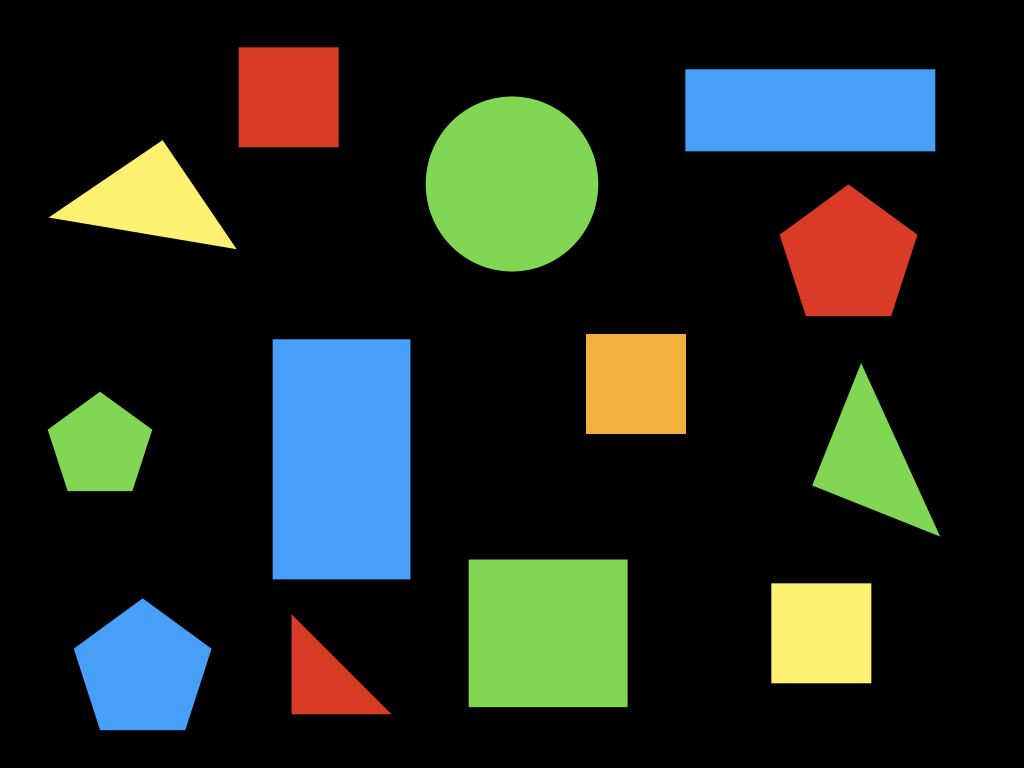
#> input picture shape_color_detector/image.png, 1024 x 768 px
$ python detectshapes.py
#> lines starting #> are read from the running program, lines starting #| are printed output that depends on the picture; after the words box and inside, x2 and y2 are one past the last pixel; in counts of white or black regions, pixels touching at a corner belong together
### shape_color_detector/classes/colorlabeler.py
from scipy.spatial import distance as dist
from collections import OrderedDict
import numpy as np
import cv2

class ColorLabeler:
    def __init__(self):
        colors = OrderedDict({
            "red": (0, 0, 255),
            "green": (0, 255, 0),
            "blue": (255, 0, 0),
            "yellow": (0, 255, 255),
            "orange": (0, 70, 255)
        })

        # allocate memory for L*a*b*,. then initialize color names list
        self.lab = np.zeros((len(colors), 1, 3), dtype="uint8")
        self.colorNames = []

        for (i, (name, rgb)) in enumerate(colors.items()):
            self.lab[i] = rgb
            self.colorNames.append(name)

        # convert L*a*b* array from RGB color space to L*a*b*
        self.lab = cv2.cvtColor(self.lab, cv2.COLOR_BGR2LAB)

    def label(self, image, c):
        mask = np.zeros(image.shape[:2], dtype="uint8")
        cv2.drawContours(mask, [c], -1, 255, -1)
        mask = cv2.erode(mask, None, iterations=2)
        mean = cv2.mean(image, mask=mask)[:3]

        minDist = (np.inf, None)  # minimum distance

        for (i, row) in enumerate(self.lab):
            # compute distance between current L*a*b* color value and mean
            d = dist.euclidean(row[0], mean)
            if d < minDist[0]:
                minDist = (d, i)

        return self.colorNames[minDist[1]]

### shape_color_detector/classes/shapedetector.py
import cv2

class ShapeDetector:
    def __init__(self):
        pass                # skip init part

    def detect(self, contour):
        shape = "unidentified"
        peri = cv2.arcLength(contour, True)
        approx = cv2.approxPolyDP(contour, 0.04 * peri, True) # Douglas–Peucker algorithm
        # Contour approximation is predicated on the assumption that a curve
        # can be approximated by a series of short line segments

        # triangle -> 3 vertices
        if len(approx) == 3:
            shape = "triangle"

        # 4 vertices -> square/rectangle
        elif len(approx) == 4:
            (x, y, w, h) = cv2.boundingRect(approx)
            ar = w / float(h)

            # square will have aspect ratio that is approx. equal to one
            shape = "square" if ar >= 0.95 and ar <= 1.05 else "rectangle"

        elif len(approx) == 5:
            shape = "pentagon"

        else:
            shape = "circle"

        return shape

### shape_color_detector/detectshapes.py
from classes.shapedetector import ShapeDetector
from classes.colorlabeler import ColorLabeler
import imutils
import cv2

image = cv2.imread('image.png', cv2.IMREAD_UNCHANGED)
#> image is the input picture: shape (768, 1024, 4); mean B, G, R, A 32.4, 40.8, 33.2, 255

blurred = cv2.GaussianBlur(image, (5, 5), 0)
gray = cv2.cvtColor(blurred, cv2.COLOR_BGR2GRAY)
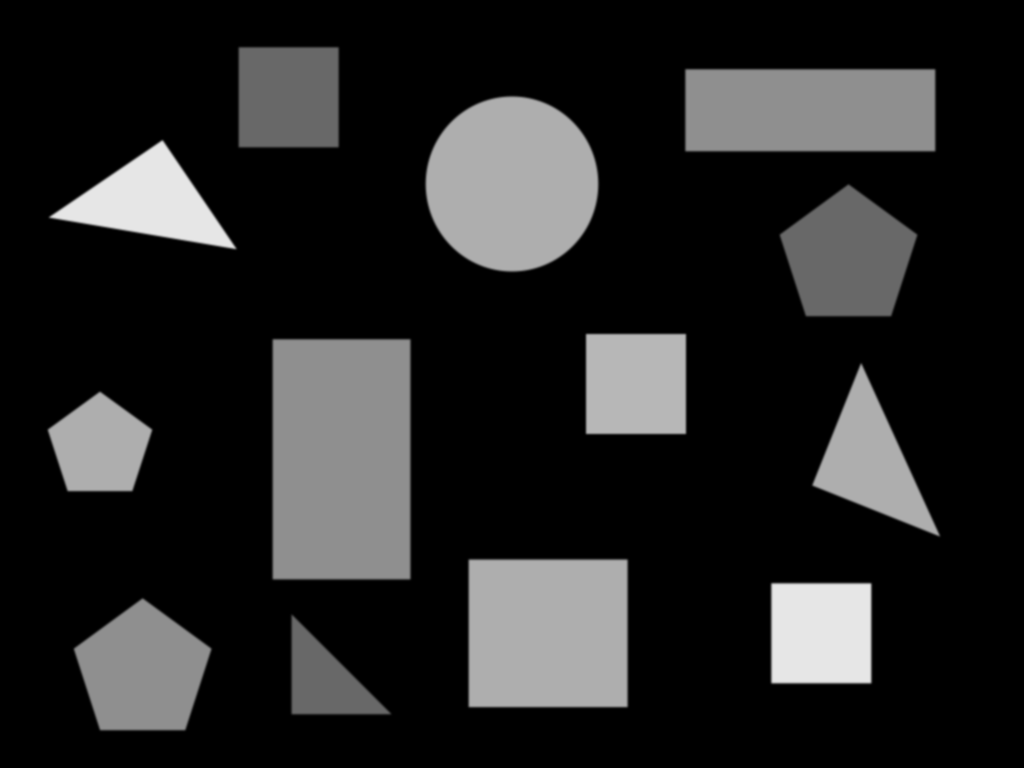
#> gray: shape (768, 1024); min 0, max 230, mean 37.6
lab = cv2.cvtColor(blurred, cv2.COLOR_BGR2LAB)
#> lab: shape (768, 1024, 3); mean of channels 0, 1, 2 42.6, 126.3, 132.1
thresh = cv2.threshold(gray, 60, 255, cv2.THRESH_BINARY)[1]
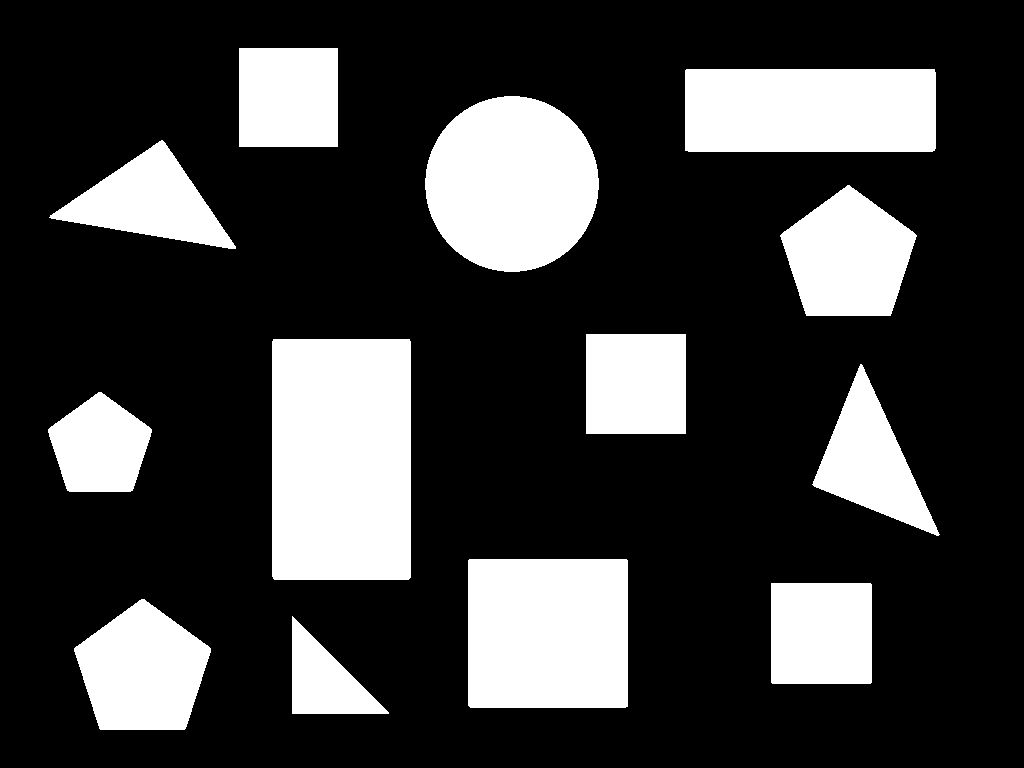
#> thresh: shape (768, 1024); 23.9% white; 13 white regions

cnts = cv2.findContours(thresh.copy(), cv2.RETR_EXTERNAL, cv2.CHAIN_APPROX_SIMPLE)
#> cnts = 13 contours; largest, box (x1, y1, x2, y2) and area: (272, 339, 411, 580) 33112, (425, 96, 599, 272) 23713, (468, 559, 628, 708) 23528, (685, 69, 936, 152) 20490, (74, 599, 211, 730) 12416
cnts = imutils.grab_contours(cnts)

sd = ShapeDetector()
cl = ColorLabeler()

for c in cnts:
    # compute center of contour
    M = cv2.moments(c)
    cX = int(M["m10"] / (M["m00"] + 1e-7))
    cY = int(M["m01"] / (M["m00"] + 1e-7))

    # find shape of contour/object
    shape = sd.detect(c)
    color = cl.label(lab, c)

    c = c.astype("float")
    c = c.astype("int")
    text = "{} {}".format(color, shape)

    # draw contour and put text
    cv2.drawContours(image, [c], -1, (0, 255, 0), 2)
    cv2.putText(image, text, (cX, cY), cv2.FONT_HERSHEY_SIMPLEX, 0.5, (255, 255, 255), 2)

    cv2.imshow("image", image)
    cv2.waitKey(0)
#> this loop made 13 passes
#> (cX, cY, shape, peri in detect, approx in detect, x in detect, y in detect, w in detect) on passes 3, 4, 7, 8, 12, 13: (820, 632, 'square', 398.2, [[771, 583], [771, 682], [870, 683], [871, 584]], 771, 583, 101), (547, 632, 'rectangle', 611.1, [[468, 560], [470, 707], [627, 706], [626, 559]], 468, 559, 160), (341, 458, 'rectangle', 752.5, [[273, 339], [273, 578], [408, 579], [409, 339]], 273, 339, 137), (635, 383, 'square', 396, [[586, 334], [586, 433], [685, 433], [685, 334]], 586, 334, 100), (809, 109, 'rectangle', 661.1, [[685, 70], [688, 151], [935, 148], [934, 69]], 685, 69, 251), (287, 96, 'square', 392, [[239, 48], [239, 146], [337, 146], [337, 48]], 239, 48, 99)
#> (cX, cY, shape, peri in detect, mean in label, color, text) on passes 2, 5, 9, 11: (142, 670, 'pentagon', 444.1, (164, 131, 76), 'blue', 'blue pentagon'), (99, 446, 'pentagon', 337.2, (198.9, 80.02, 183), 'green', 'green pentagon'), (848, 256, 'pentagon', 443, (127, 188, 176), 'red', 'red pentagon'), (511, 183, 'circle', 576.5, (199, 80, 183), 'green', 'green circle')
#> pass 1, in label, `mask = cv2.erode(mask, None, iterations=2)`:
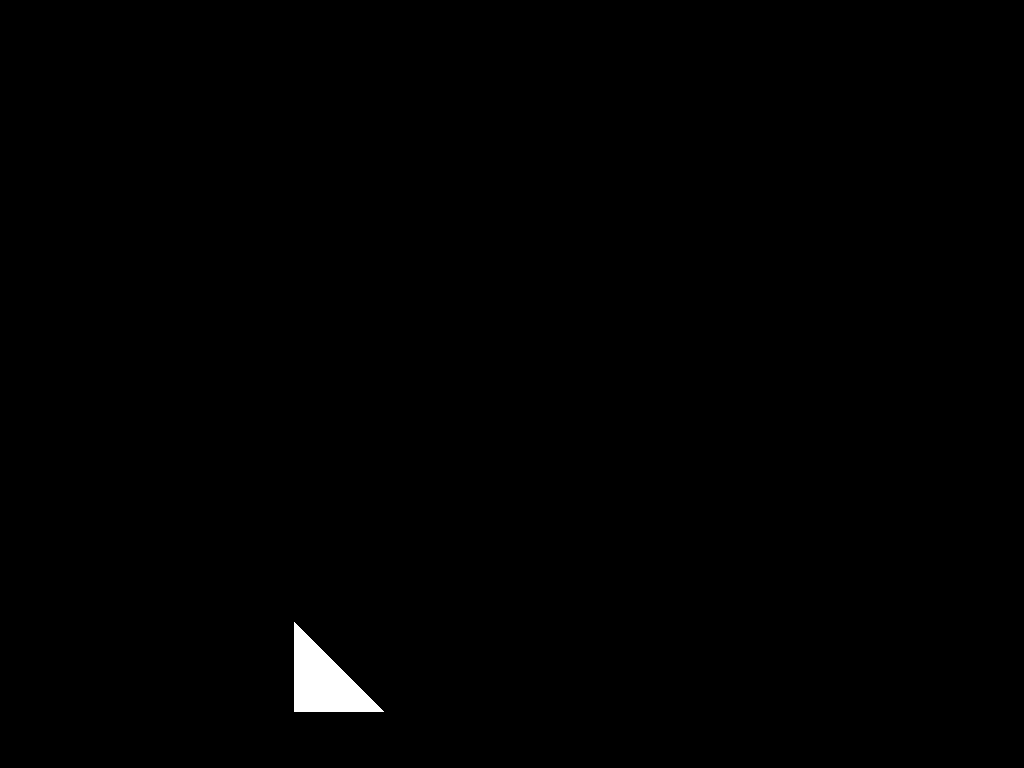
#> mask: shape (768, 1024); 0.52% white; 1 white region, box (x1, y1, x2, y2) and area: (294, 622, 384, 712) 4095
#> pass 1, `cv2.imshow("image", image)`:
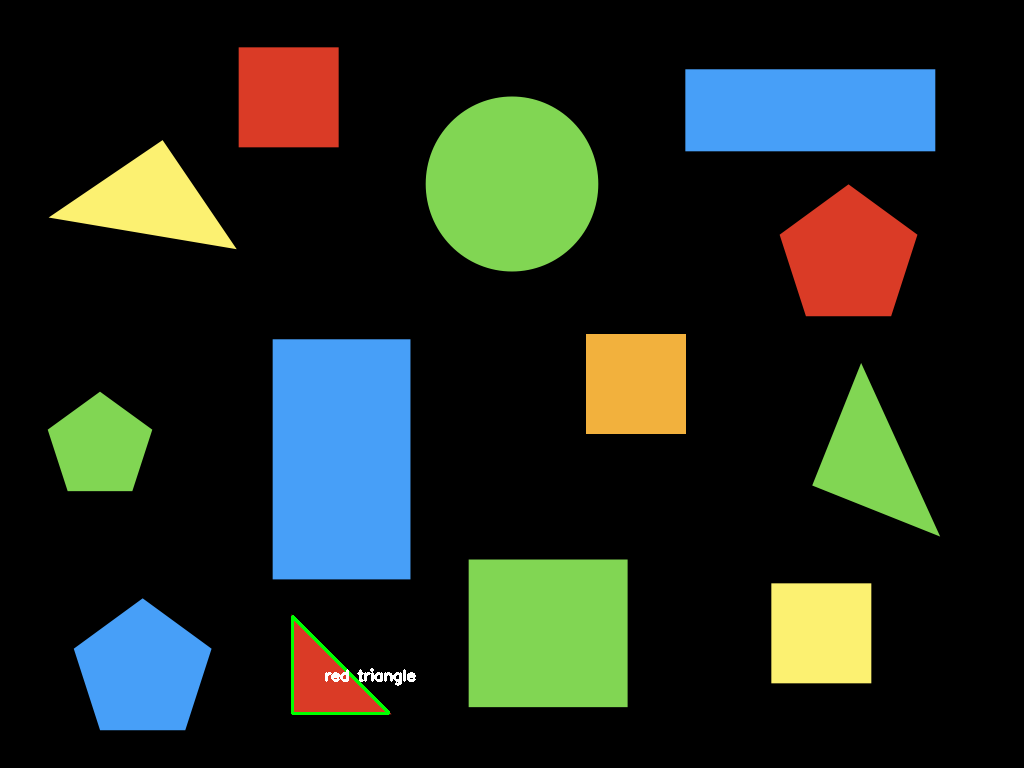
#> window 'image': shape (768, 1024, 4); mean B, G, R, A 32.6, 41.3, 33.1, 254.5
#> after the loop:
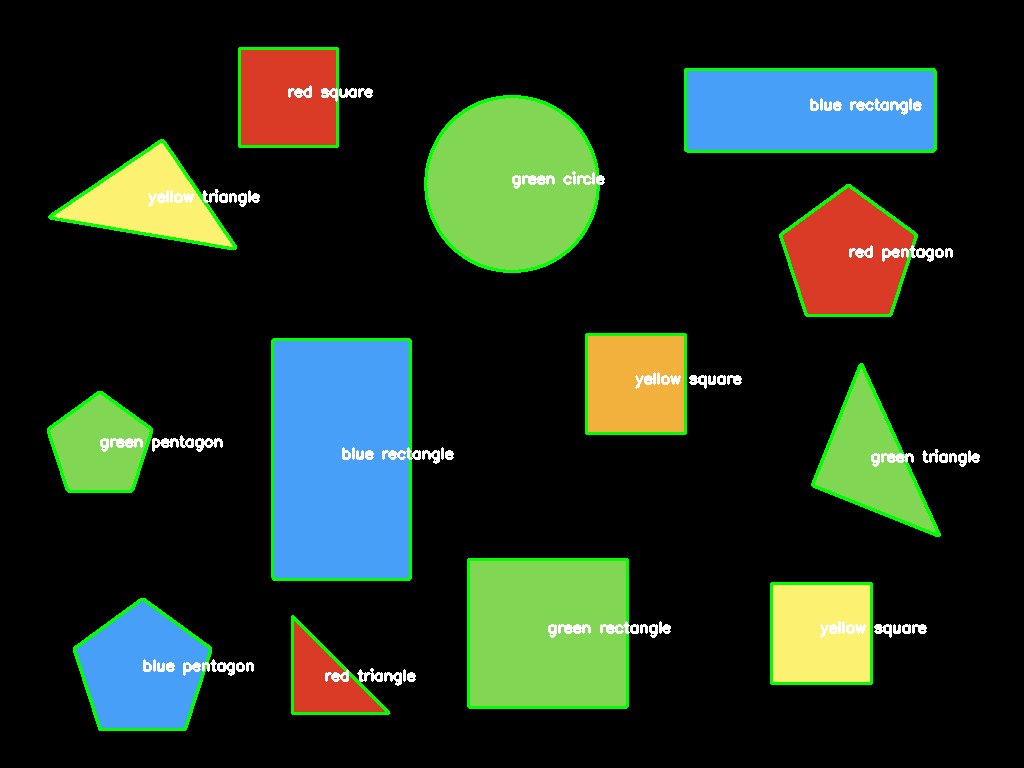
#> image: shape (768, 1024, 4); 3.68% of pixels changed, all inside (x1, y1, x2, y2) = (47, 47, 980, 731)
